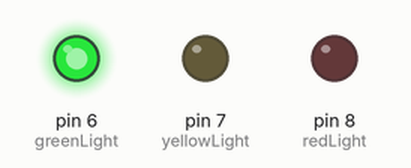
Recording of a sketch running on a simulated Arduino Uno, built with avr-gcc and run on an emulated ATmega328P. On the bench: output pins drawn as LEDs (lit = HIGH).

Above: at 3.5 s.
At 10.0 s:
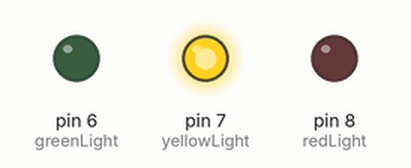
At 15.5 s:
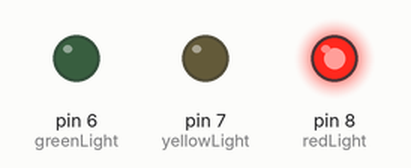
Timing chart, 0 to 23.4 s (numbered marks = the images above):
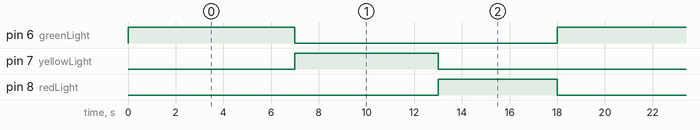

The sketch:

Arduino_traffic_light.ino
```cpp
// Define the pins for the LEDs
const int redLight = 8;
const int yellowLight = 7;
const int greenLight = 6;

void setup() {
  // Initialize the LED pins as outputs
  pinMode(redLight, OUTPUT);
  pinMode(yellowLight, OUTPUT);
  pinMode(greenLight, OUTPUT);
}

void loop() {
  // Turn on the green light for 7 seconds
  digitalWrite(greenLight, HIGH);
  delay(7000);
  digitalWrite(greenLight, LOW);

  // Turn on the yellow light for 6 seconds
  digitalWrite(yellowLight, HIGH);
  delay(6000);
  digitalWrite(yellowLight, LOW);

  // Turn on the red light for 5 seconds
  digitalWrite(redLight, HIGH);
  delay(5000);
  digitalWrite(redLight, LOW);
}
```

Measured:
- by itself, pin 6 (greenLight): alternates HIGH for 7.0 s and LOW for 11.0 s
- by itself, pin 7 (yellowLight): alternates HIGH for 6.0 s and LOW for 12.0 s
- by itself, pin 8 (redLight): alternates HIGH for 5.0 s and LOW for 13.0 s
